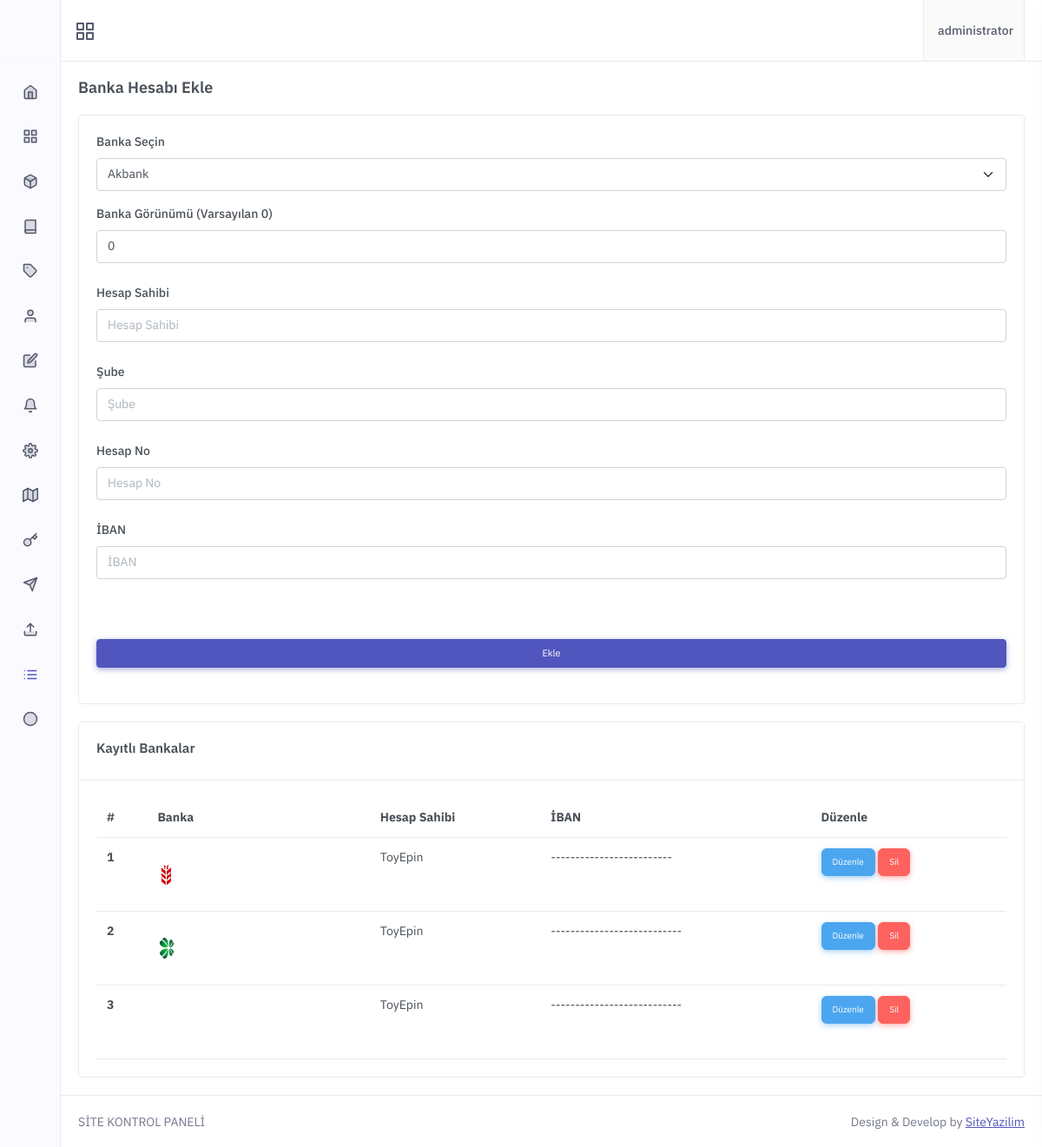
Screenshot of /Dosyalar/admin/banka.php (signed in) with the database file from the repository.
### tables this page shows
CREATE TABLE `uyeler` (
  `id` int(11) NOT NULL,
  `email` varchar(255) NOT NULL,
  `username` varchar(255) NOT NULL,
  `pass` varchar(255) NOT NULL,
  `telefon` varchar(50) NOT NULL,
  `yetki` enum('1','2') NOT NULL DEFAULT '1',
  `bakiye` decimal(20,2) NOT NULL DEFAULT 0.00,
  `tarih` datetime NOT NULL
);

CREATE TABLE `banka` (
  `id` int(11) NOT NULL,
  `bank` varchar(255) NOT NULL,
  `gorunum` enum('0','1') NOT NULL,
  `hesapsahibi` varchar(255) NOT NULL,
  `sube` varchar(255) NOT NULL,
  `hesapno` varchar(255) NOT NULL,
  `iban` varchar(255) NOT NULL
);

### Dosyalar/admin/admin-header.php (called while the page is built, shortened)
<?php
 include'../baglan.php' ;
 if (isset($_SESSION["mail"])) {
 $mail  = $_SESSION["mail"];
 $kbilgi= $vt->query("select * from uyeler where email='$mail'")->fetch();
 if ($kbilgi["yetki"]>0) {
 }  else if($kbilgi["yetki"]==0){ header("Location:../logout.php"); } } elseif(!isset($_SESSION["mail"])){header("Location:admin-login.php");}
?>

### Dosyalar/admin/banka.php (the view, shortened to what this page needs)
<?php include 'admin-header.php'; if($kbilgi["yetki"] == 2){ ?>
<?php include 'admin-menu.php';?>
            <div class="main-content">
                <div class="page-content">
                    <div class="container-fluid">
                        <div class="row">
                            <div class="col-12">
                                <div class="page-title-box d-sm-flex align-items-center justify-content-between">
                                    <h4 class="mb-sm-0 font-size-18">Banka Hesabı Ekle</h4>
                                </div>
                            </div>
                        </div>
 <div class="row">
                            <div class="col-xl-12">
                                <div class="card">
                                    <div class="card-body">
                                            <div class="row">
  <form method="POST" class="d-flex flex-column mb-4" action="">
											        <div class="form-group mb-3">
                                                            <label class="form-label">Banka Seçin</label>
                                                            <select name="bank" required class="form-control form-select">
<option value="resim/akbank.png">Akbank</option>
                                                            </select>
                                                        </div>
											       <div class="mb-4">
                                                <label class="form-label" for="default-input">Banka Görünümü (Varsayılan 0)</label>
                                                <input class="form-control" type="text" name="gorunum" id="default-input" value="0">
                                            </div>
											       <div class="mb-4">
                                                <label class="form-label" for="default-input">Hesap Sahibi</label>
                                                <input class="form-control" type="text" name="hesapsahibi" id="default-input" placeholder="Hesap Sahibi">
                                            </div>
	       <div class="mb-4">
                                                <label class="form-label" for="default-input">Şube</label>
                                                <input class="form-control" type="text" name="sube" id="default-input" placeholder="Şube">
                                            </div>
	       <div class="mb-4">
                                                <label class="form-label" for="default-input">Hesap No</label>
                                                <input class="form-control" type="text" name="hesapno" id="default-input" placeholder="Hesap No">
                                            </div>
	       <div class="mb-4">
                                                <label class="form-label" for="default-input">İBAN</label>
                                                <input class="form-control" type="text" name="iban" id="default-input" placeholder="İBAN">
                                            </div>
</div>
<br>
														    <button class="btn btn-primary" style="font-size:11px; width:100%;" name="ekle"  type="submit">
                                    Ekle
                                </button>	 </form>
<br><br>
                                            </div>
						    </div>
						    </div>    </div>
		  <div class="row">
                        <div class="col-xl-12">
                            <div class="card">
                                <div class="card-header">
                                    <h4 class="card-title">Kayıtlı Bankalar</h4>
                                </div>
                                <div class="card-body">
                                    <div class="table-responsive">
                                        <table class="table mb-0">
                                            <thead>
                                                <tr>
                                                    <th>#</th>
                                                    <th>Banka</th>
                                                    <th>Hesap Sahibi</th>
                                                    <th>İBAN</th>
												   <th>Düzenle</th>
                                                </tr>
                                            </thead>
                                            <tbody>
<?php $banka  = $vt->query("select * from banka ORDER by id")->fetchAll(PDO::FETCH_ASSOC); foreach ($banka as $banka) {  ?>
                                                <tr>
                                                    <th scope="row"><?php echo $banka["id"] ?></th>
                                                    <td><img src="../<?php echo $banka["bank"] ?>"></td>
                                                    <td><?php echo $banka["hesapsahibi"] ?></td>
                                                    <td><?php echo $banka["iban"] ?></td>
													<td>
						<a href="banka-duzenle.php?id=<?php echo $banka["id"] ?>" style="border-radius:6px;  font-size:10px;" class="btn btn-info">Düzenle</a>
						<a href="?id=<?php echo $banka["id"] ?>&banksil=ok" style="border-radius:6px;  font-size:10px;" class="btn btn-danger">Sil</a>
						</td>
                                                </tr>
<?php } ?>
                                            </tbody>
                                        </table>
                                    </div>
                                </div>
                            </div>
                        </div>
				      </div>
                    </div>
                </div>
                    </div>
                </div>
 <?php include 'admin-footer.php'; } ?>

### Dosyalar/admin/admin-menu.php (shortened to what this page needs)
<!doctype html>
<html lang="tr">
    <head>
        <link href="../epin/admin/vs.css" rel="stylesheet" type="text/css" />
        <link rel="stylesheet" href="../epin/admin/pre.css" type="text/css" />
        <link href="../epin/admin/bootstrap.css" id="bootstrap-style" rel="stylesheet" type="text/css" />
        <link href="../epin/admin/icon.css" rel="stylesheet" type="text/css" />
		<link href="../epin/admin/all.css" rel="stylesheet" type="text/css" />
        <link href="../epin/admin/app.css" id="app-style" rel="stylesheet" type="text/css" />
		<link href="../epin/admin/font-awesome-4.1.0/css/font-awesome.min.css" rel="stylesheet" type="text/css">
    </head>
    <body>
        <div id="layout-wrapper">
            <header id="page-topbar">
                <div class="navbar-header">
                    <div class="d-flex">
                        <div class="navbar-brand-box">
                        </div>
                        <button type="button" class="btn btn-sm px-3 font-size-16 header-item" id="vertical-menu-btn">
                        </button>
                    </div>
                    <div class="d-flex">
                        <div class="dropdown d-inline-block">
                            <button type="button" class="btn header-item bg-soft-light border-start border-end" id="page-header-user-dropdown"
                            data-bs-toggle="dropdown" aria-haspopup="true" aria-expanded="false">
                                <span class="d-none d-xl-inline-block ms-1 fw-medium"><?php echo $kbilgi["username"];?></span>
                            </button>
                        </div>
                    </div>
                </div>
            </header>
            <div class="vertical-menu">
                <div data-simplebar class="h-100">
                    <div id="sidebar-menu">
                        <ul class="metismenu list-unstyled" id="side-menu">
                            <li>
                                <a href="index.php">
                                    <i data-feather="home"></i>
                                </a>
                            </li>
                            <li>
                                <a href="javascript: void(0);">
                                    <i data-feather="grid"></i>
                                </a>
                            </li>
                            <li>
                                <a href="javascript: void(0);">
                                    <i data-feather="box"></i>
                                </a>
                            </li>
                            <li>
                                <a href="javascript: void(0);">
                                    <i data-feather="book"></i>
                                </a>
                            </li>
					       <li>
                                <a href="a-siparisler.php">
                                    <i data-feather="tag"></i>
                                </a>
                            </li>
     <li>
                                <a href="a-uyeler.php">
                                    <i data-feather="user"></i>
                                </a>
                            </li>
     <li>
                                <a href="destek.php">
                                    <i data-feather="edit"></i>
                                </a>
                            </li>
     <li>
                                <a href="bildirimler.php">
                                    <i data-feather="bell"></i>
                                </a>
                            </li>
						         <li>
                                <a href="a-ayarlar.php">
                                    <i data-feather="settings"></i>
                                </a>
                            </li>
        <li>
                                <a href="sidebar-ekle.php">
                                    <i data-feather="map"></i>
                                </a>
                            </li>
						         <li>
                                <a href="kupon.php">
                                    <i data-feather="key"></i>
                                </a>
                            </li>
							     <li>
                                <a href="b-yorumlar.php">
                                    <i data-feather="send"></i>
                                </a>
                            </li>
							       <li>
                                <a href="dosya-yukle.php">
                                    <i data-feather="upload"></i>
                                </a>
                            </li>
					           <li>
                                <a href="banka.php">
                                    <i data-feather="list"></i>
                                </a>
                            </li>
           <li>
                                <a href="a-yuklemeler.php">
                                    <i data-feather="circle"></i>
                                </a>
                            </li>
                        </ul>
                    </div>
                </div>
            </div>

### rows the page displays
uyeler: username "administrator"
banka: id "1", bank (picture), hesapsahibi "ToyEpin", iban "-------------------------"
banka: id "2", bank (picture), hesapsahibi "ToyEpin", iban "---------------------------"
banka: id "3", bank (picture), hesapsahibi "ToyEpin", iban "---------------------------"
